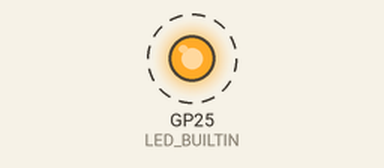
This program was run on a simulated Raspberry Pi Pico. Parts: output pins drawn as LEDs (lit = HIGH). Dashed ring = blinking.

Above: at 0.02 s.
Timing chart, 0 to 3.0 s (numbered marks = the images above):
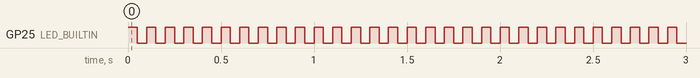

The program:

main.cpp
```cpp
#include <Arduino.h>
#include <Wire.h>
#include <Unit.h>


/*
This is just utility setup code for communicating with the controller ext.

For programming your module please edit `Unit.cpp` in the `lib/Unit` folder,
and ignore this file.
*/


uint8_t option = 0;
bool isRunning = false;
uint8_t lastRunResult = 0;

void receiveEvent(int howMany);
void requestEvent();

void setup()
{
	pinMode(LED_BUILTIN, OUTPUT);
	unitSetup();
	Wire.begin(UNIT_ADDRESS);
	Wire.onReceive(receiveEvent);
	Wire.onRequest(requestEvent);
}

void loop()
{
	digitalWrite(LED_BUILTIN, HIGH);
	delay(50);
	if (isRunning)
	{
		lastRunResult = performAction(option);
		isRunning = false;
	}
	digitalWrite(LED_BUILTIN, LOW);
	delay(50);
}

void receiveEvent(int howMany)
{
	while (0 < Wire.available())
	{
		option = Wire.read();
	}
	isRunning = true;
}

void requestEvent()
{
	uint8_t result[2] = { !isRunning, lastRunResult };
	Wire.write(result, 2);
}
```

Measured:
- by itself, GP25 (LED_BUILTIN): alternates HIGH for 0.05 s and LOW for 0.05 s
